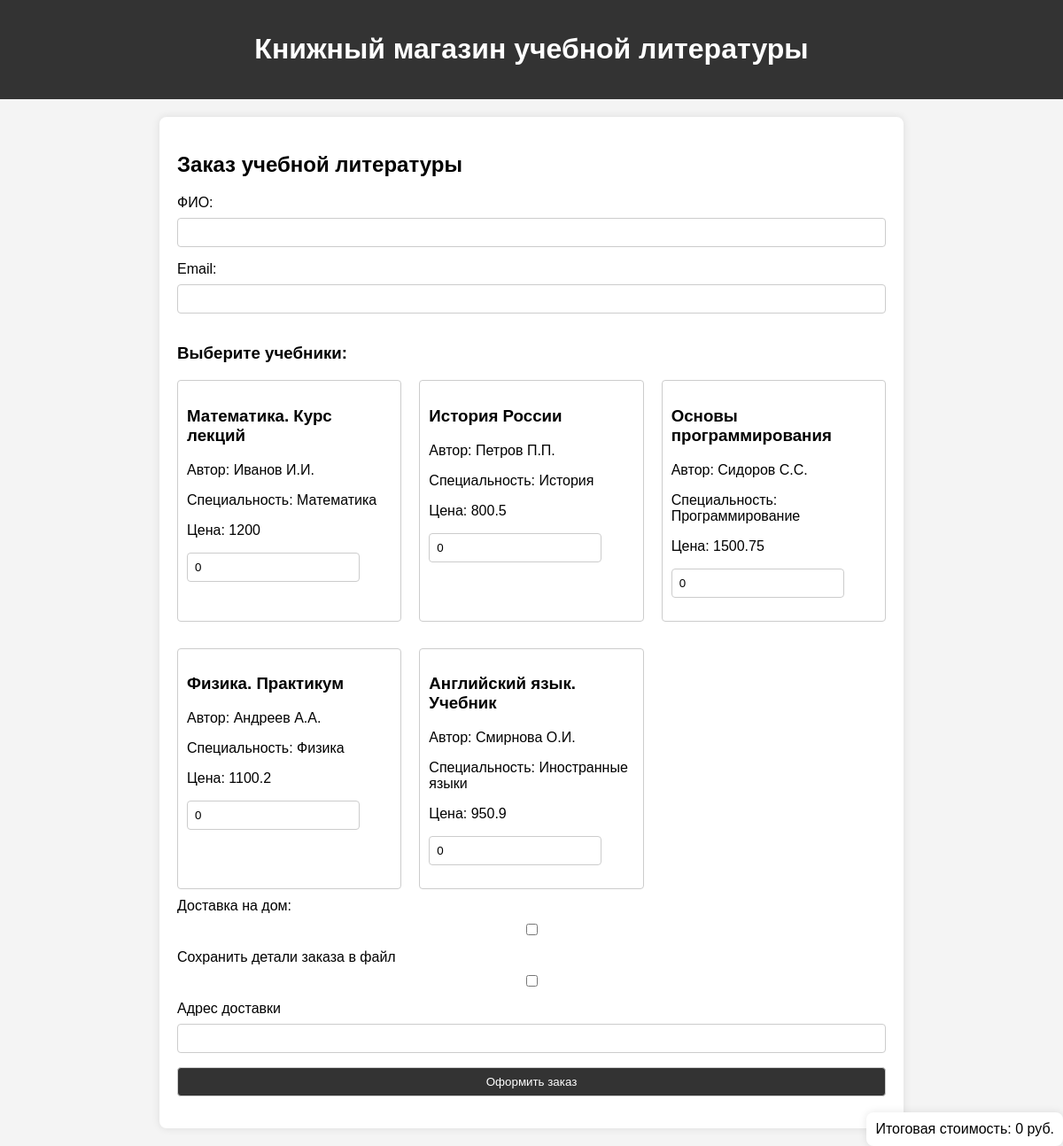
The page /www/lab4/index_mysql_worked.php on the database its author committed.
### tables this page shows
CREATE TABLE `Books` (
  `id` int(11) NOT NULL,
  `name` varchar(100) NOT NULL,
  `author` varchar(100) NOT NULL,
  `speciality` varchar(100) NOT NULL,
  `price` float NOT NULL,
  `quantity` int NOT NULL
);

### www/lab4/index_mysql_worked.php (the view, shortened to what this page needs)
<!DOCTYPE html>
<html lang="en">
<head>
	<link rel="stylesheet" href="styles.css">
</head>
<body>
	<header>
		<h1>Книжный магазин учебной литературы</h1>
	</header>
	<main>
		<h2>Заказ учебной литературы</h2>
		<form action="" method="post" onsubmit="return validateForm()">
		    <label for="fullName">ФИО:</label>
		    <input type="text" id="fullName" name="fullName" required pattern="[A-Za-zА-Яа-яЁё\s]+" title="Только буквы и пробелы">
		    <label for="email">Email:</label>
		    <input type="email" id="email" name="email" required>
		    <h3>Выберите учебники:</h3>
		    <div class="cards-container">
		        <?php
		        $servername = "host.docker.internal";
		        $username = "root";
		        $password = "test";
		        $dbname = "myDB";
		        $conn = new mysqli($servername, $username, $password, $dbname);
		        $sql = "SELECT id, name, author, speciality, price, quantity FROM Books";
		        $result = $conn->query($sql);
		        if ($result->num_rows > 0) {
		            while($row = $result->fetch_assoc()) {
		                echo "<div class='card'>";
		                echo "<h3>" . $row["name"] . "</h3>";
		                echo "<p>Автор: " . $row["author"] . "</p>";
		                echo "<p>Специальность: " . $row["speciality"] . "</p>";
		                echo "<p>Цена: " . $row["price"] . "</p>";
		                echo "<input type='number' name='quantity[" . $row["id"] . "]' value='0' min='0'>";
		                echo "</div>";
		            }
		        } else {
		            echo "0 results";
		        }
		        ?>
		    </div>
		    <label for="delivery">Доставка на дом:</label>
		    <input type="checkbox" id="delivery" name="delivery">
		    <label for="to_file">Сохранить детали заказа в файл</label>
		    <input type="checkbox" id="to_file" name="to_file">
		    <label for="address">Адрес доставки</label>
		    <input type="text" id="address" name="address">
		    <input type="submit" name="submitOrder" value="Оформить заказ">
		</form>
		<div class="total-cost" id="totalCost">
			Итоговая стоимость: <span id="totalAmount">0</span> руб.
		</div>
	</main>
</body>
</html>

### www/lab4/styles.css (style rules this page uses)
body { font-family: Arial, sans-serif; background-color: #f4f4f4; margin: 0; padding: 0; }
header { background-color: #333; color: #fff; text-align: center; padding: 1em; }
main { max-width: 800px; margin: 20px auto; background-color: #fff; padding: 20px; border-radius: 8px; box-shadow: 0 0 10px rgba(0, 0, 0, 0.1); }
form { display: flex; flex-direction: column; }
label { margin-bottom: 8px; display: flex; justify-content: space-between; }
input, textarea, select { margin-bottom: 16px; padding: 8px; border: 1px solid #ccc; border-radius: 4px; box-sizing: border-box; }
input[type="submit"] { background-color: #333; color: #fff; cursor: pointer; }
.cards-container { display: grid; grid-template-columns: repeat(auto-fill, minmax(250px, 1fr)); gap: 20px; }
.card { border: 1px solid #ccc; padding: 10px; border-radius: 4px; margin-bottom: 10px; }
.total-cost { position: fixed; bottom: 0; right: 0; background-color: #fff; padding: 10px; border-radius: 8px; box-shadow: 0 0 10px rgba(0, 0, 0, 0.1); }

### rows shown on the page
books: name "Математика. Курс лекций", author "Иванов И.И.", speciality "Математика", price "1200"
books: name "История России", author "Петров П.П.", speciality "История", price "800.5"
books: name "Основы программирования", author "Сидоров С.С.", speciality "Программирование", price "1500.75"
books: name "Физика. Практикум", author "Андреев А.А.", speciality "Физика", price "1100.2"
books: name "Английский язык. Учебник", author "Смирнова О.И.", speciality "Иностранные языки", price "950.9"
